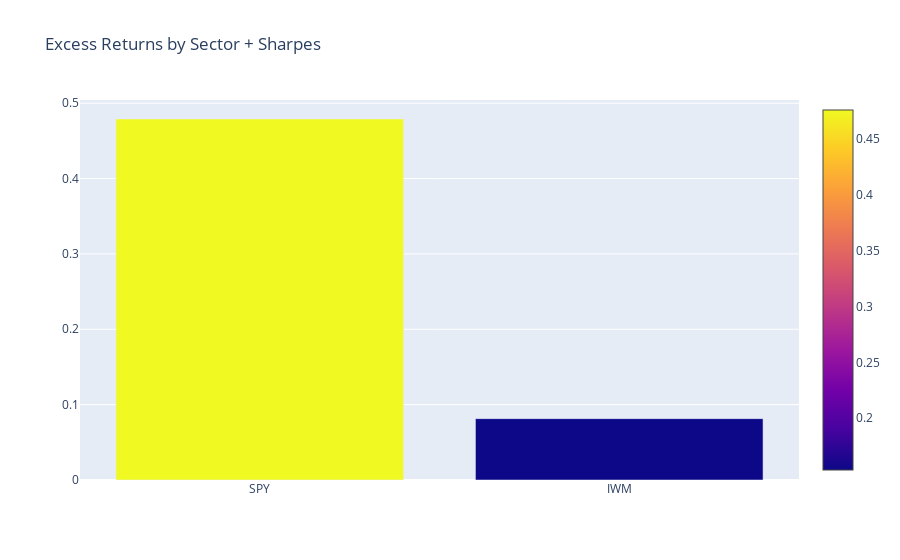

The notebook cell this image was saved under:
### Code cell
returns_by_sector = {}
baseline_returns = {
    # for stocks period
    # 'SPY': 0.6036, 
    # for bonds period
    # 'SPY': 1.8926, 
    # 'XLK': 1.1167,
    # 'XLV': 0.5066, 
    # 'XLF': 0.6214,
    # 'XLP': 0.2703,
    # 'XLI': 0.5382,
    # 'XLE': -0.1008,
    # 'XLU': 0.4613,
    # 'XLRE': 0.2603,
    # 'XLY': 0.5988,
    # 'XLB': 0.3828,
    # 'BND': -0.0484,
    # for more bonds + options period
    'SPY': 0.999,
    'GOVT': -0.0167,
    'LQD': -0.032,
    'MUB': -0.018,
    'HYG': -0.077,
    'MBB': -0.033,
    '^BXR': -0.4812,
    'PBP': -0.082,
}
sharpes = {}
# ['SPY', 'GOVT', 'LQD', 'MUB', 'HYG', 'MBB', 'BXR', 'PBP']

for sector in sectors:
    df['buy'] = df.delta_nice < optimal_moves[sector][0]
    df['sell'] = df.delta_nice > optimal_moves[sector][1]
    portfolio = vbt.Portfolio.from_signals(df[sector], df.buy, df.sell, freq='D')
    # excess returns
    # returns_by_sector[sector] = portfolio.total_return() - baseline_returns[sector]
    returns_by_sector[sector] = portfolio.total_return() 
    sharpes[sector] = portfolio.stats()['Sharpe Ratio']
    # get total perent change of sector

print(sharpes)
fig = go.Figure(data=[
    go.Bar(
        # title="Excess Returns by Sector + Sharpes",
        # add title to graph
        x=list(returns_by_sector.keys()), 
        y=list(returns_by_sector.values()),
        # add a legend for marker
        marker=dict(color=list(sharpes.values()), showscale=True)
        ),
    ])

fig.update_layout(title="Excess Returns by Sector + Sharpes")

fig.show()

### Figure 1 — Plotly figure (JSON) as saved in the notebook; plotly's stock layout.template omitted (floating-point values rounded to 4 significant figures)
{"data": [{"marker": {"color": [0.4762, 0.1536], "showscale": true}, "type": "bar", "x": ["SPY", "IWM"], "y": [0.479, 0.08143]}], "layout": {"title": {"text": "Excess Returns by Sector + Sharpes"}}}
